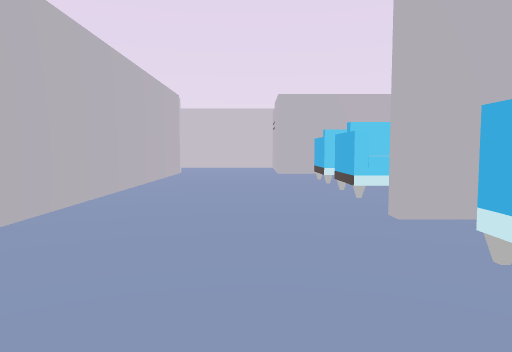
[1] (above)

24 first-person views from a walk through a 3-D level made in the Unity game engine. The camera is 1.3 m above the floor, tilts 4° down and sees 70° across. The floor is counted in squares, 2 m on a side. Each view is taken from the middle of a square. On the plan, view 1 faces up. The plan holds only what a view shows up to about 11 squares ahead; the rest is blank. The player character is not drawn. Some surface patterns are stand-ins.

[2]
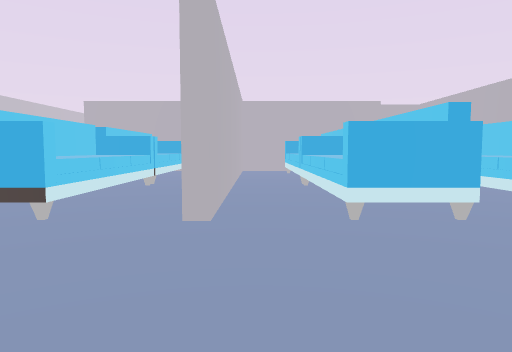

[3]
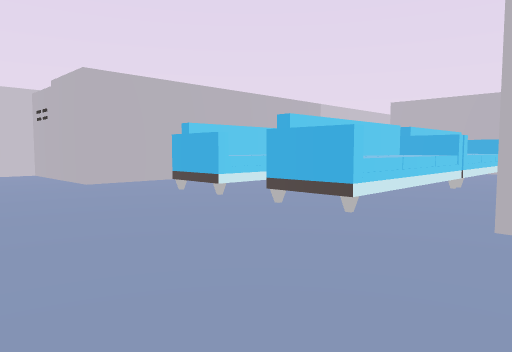

[4]
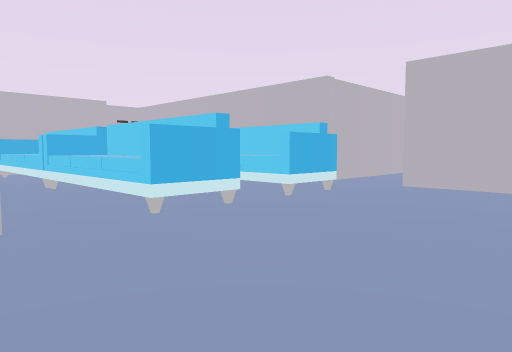

[5]
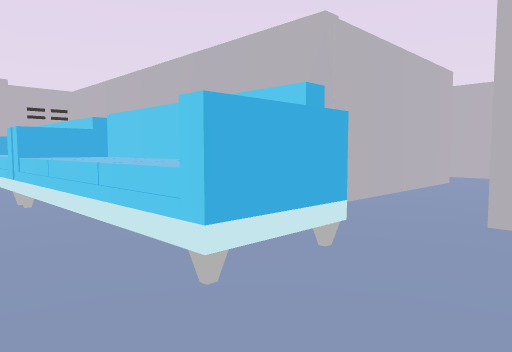

[6]
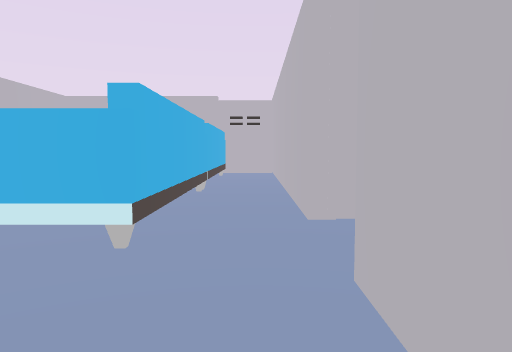

[7]
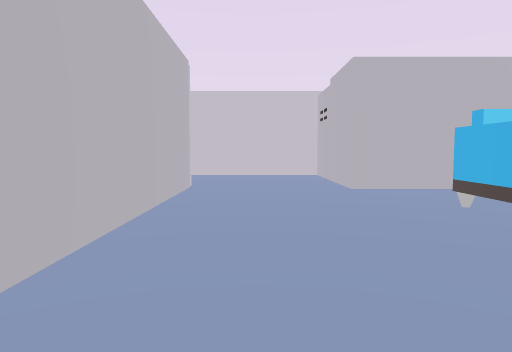

[8]
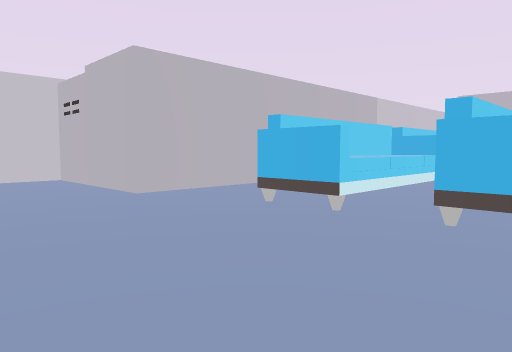

[9]
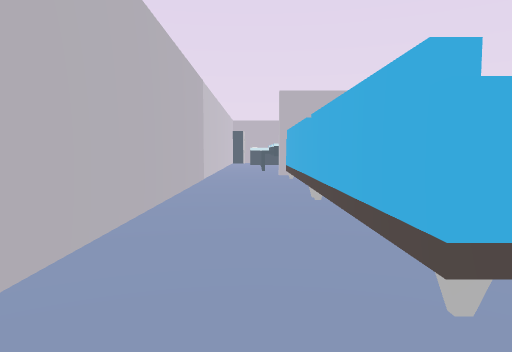

[10]
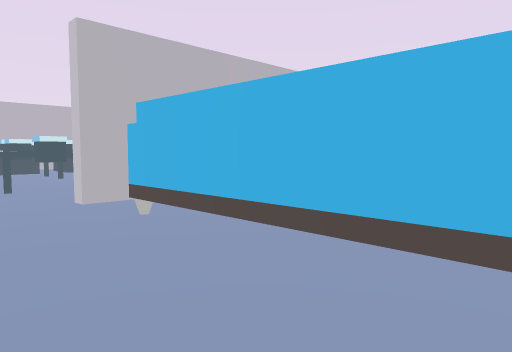

[11]
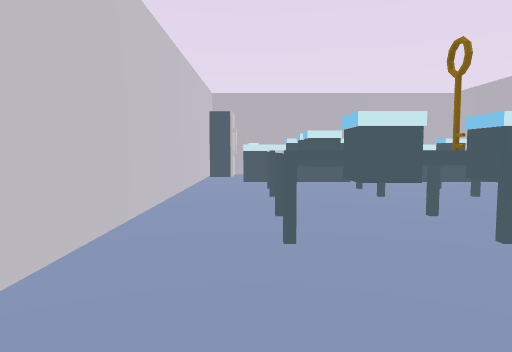

[12]
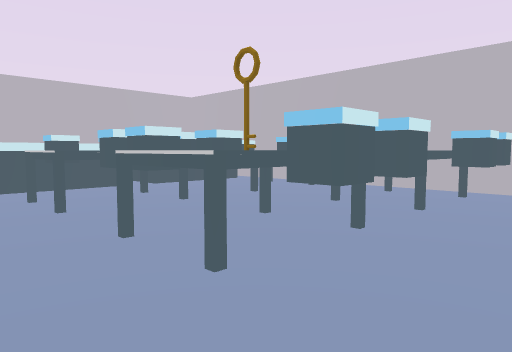

[13]
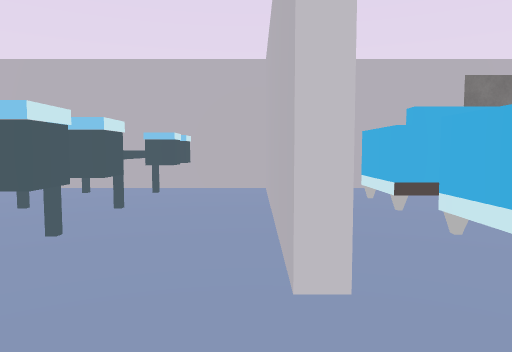

[14]
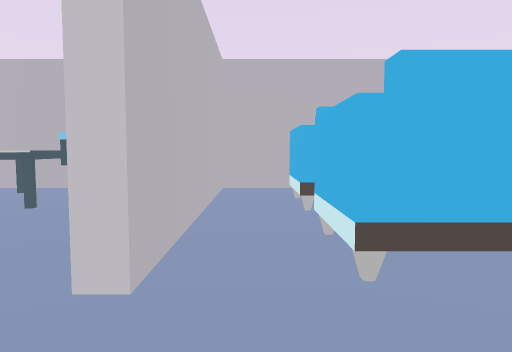

[15]
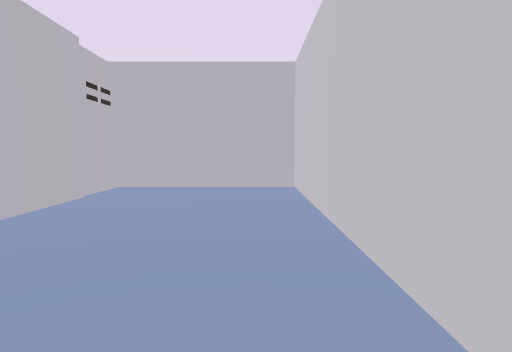

[16]
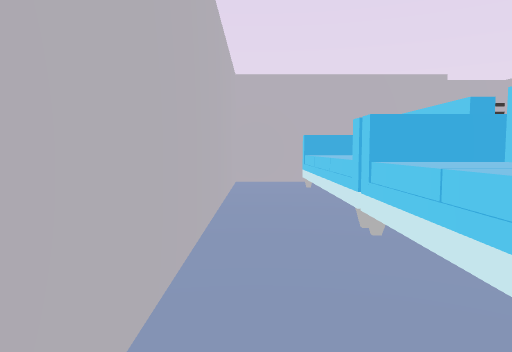

[17]
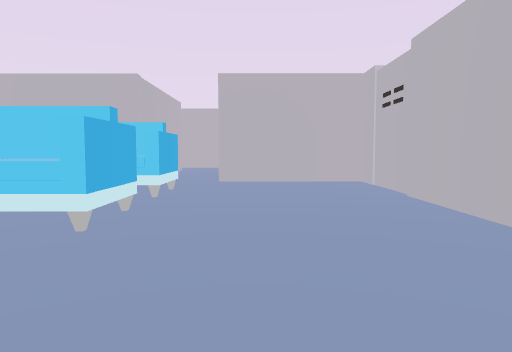

[18]
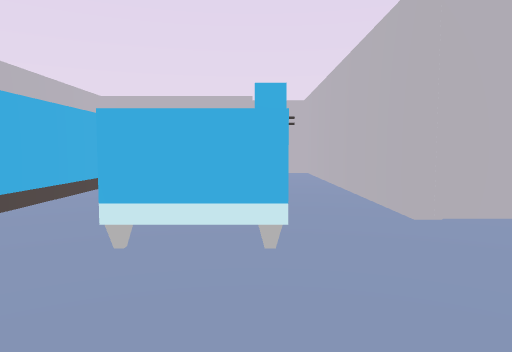

[19]
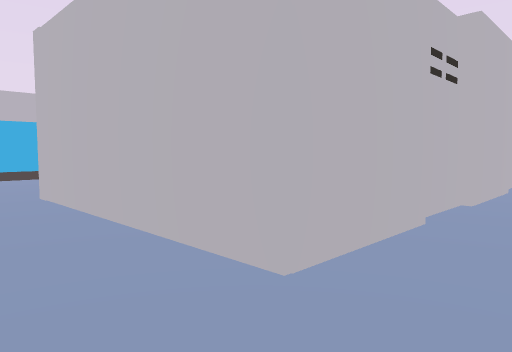

[20]
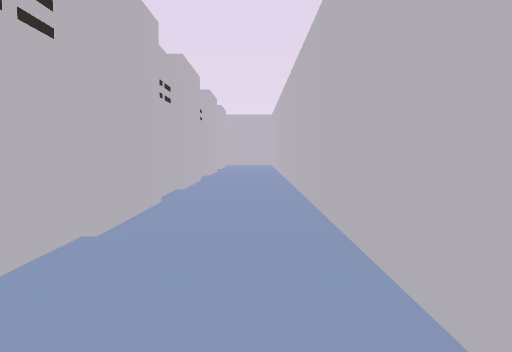

[21]
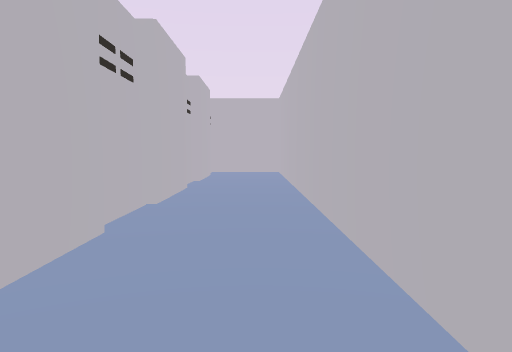

[22]
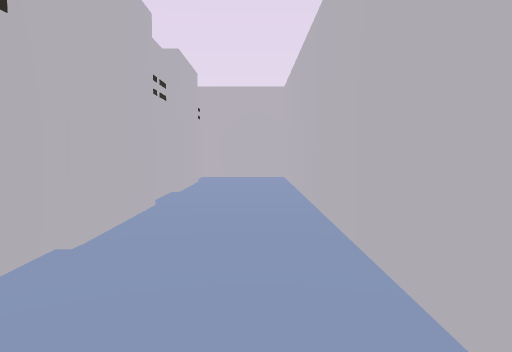

[23]
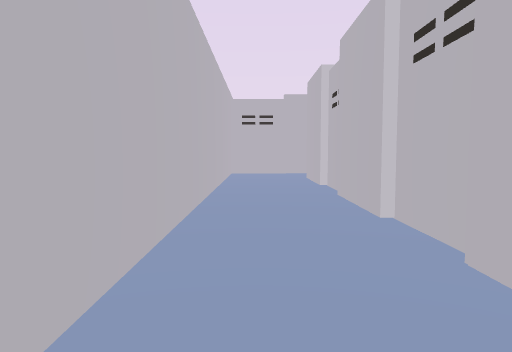

[24]
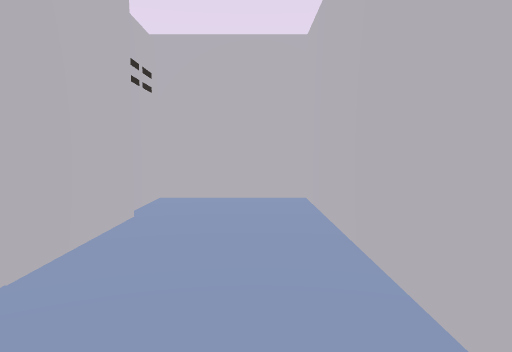

### Floor plan
Points are (right, up) in squares from view 1. A wall is a line through its corners. A room is listed if a view was taken in it or the views show most of it. See-through windows are left out.
Room 1 (views 1, 2, 3, 4, 5, 6, 7, 8, 9, 10, 11, 12, 13, 14, 15, 16, 17, 18, 19, 20, 21, 22, 23, 24)
walls: (8.1, 3.7) (9.6, 3.7) (9.6, 8.5); (9.1, 3.4) (1.2, 3.4); (6.4, -2.5) (9.6, -2.5) (9.6, -1.1); (9.8, 8.5) (9.8, 3.7) (11.5, 3.7); (3.4, -2.5) (4.5, -2.5); (-2.2, 5.5) (-2.2, -2.1); (-1.5, -2.5) (0.9, -2.5); (10.9, -6.8) (2.4, -6.8) (2.4, -3.4); (16.9, 10.2) (0.6, 10.2) (0.6, 13.7) (-6.5, 13.7) (-6.5, 10.7) (-3.4, 10.7); (0.7, -7.5) (0.7, -8.7) (19, -8.7) (19, -6.8) (17.9, -6.8); (14.4, -6.8) (11.1, -6.8); (19, 6.4) (19, 9.6); (17.6, -6.8) (14.8, -6.8)
objects: other object (2, -1) to (4, 0); other object (2, 1) to (4, 2); other object (2, 5) to (4, 6); other object (2, 7) to (4, 8); other object (5, -1) to (8, 0); other object (5, 1) to (8, 2); other object (5, 5) to (8, 6); other object (5, 7) to (8, 8); other object (11, 5); other object (11, 8); other object (12, 5) to (12, 6); other object (12, 8); other object (13, 8); other object (14, 8); other object (15, 5); other object (15, 6); other object (15, 8); other object (16, 6); other object (16, 7); other object (16, 8); other object (17, 5) to (17, 6); other object (17, 7) to (18, 9); other object (18, 10)

Positions as (right, up) in squares from view 1, and headings:
1: (0, 0), facing up
2: (-2, 3), facing right
3: (-2, 3), facing up-right
4: (-2, 4), facing down-right
5: (0, 1), facing down-right
6: (-1, -2), facing right
7: (-1, 4), facing up
8: (-2, 5), facing up-right
9: (0, 9), facing right
10: (5, 10), facing down-right
11: (9, 9), facing right
12: (10, 10), facing down-right
13: (10, 10), facing down
14: (9, 10), facing down
15: (0, 13), facing left
16: (2, 3), facing right
17: (0, 5), facing down
18: (-1, -1), facing right
19: (1, -8), facing up-right
20: (3, -8), facing right
21: (8, -8), facing right
22: (10, -8), facing right
23: (11, -8), facing left
24: (14, -8), facing right
